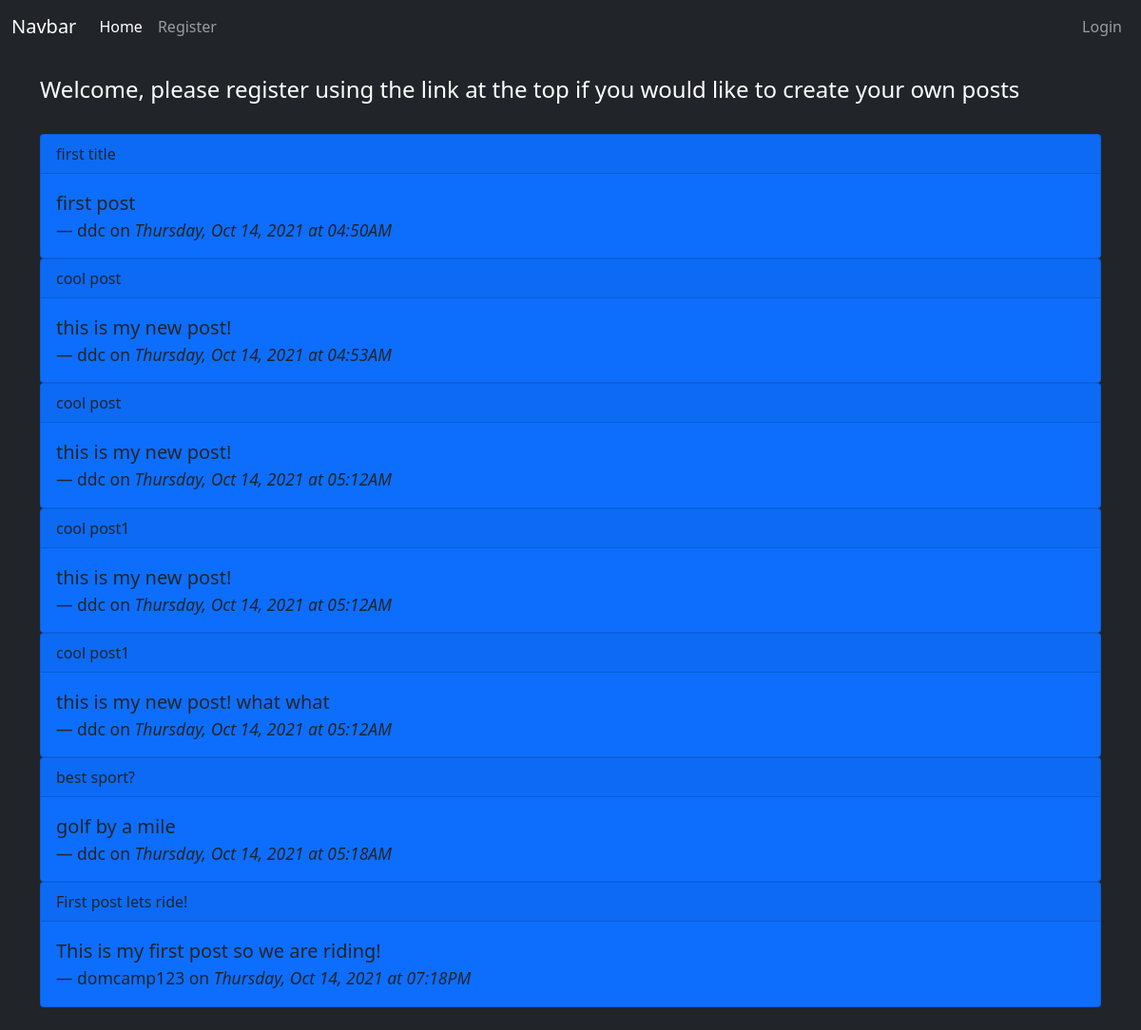
Before: / with the older database file.
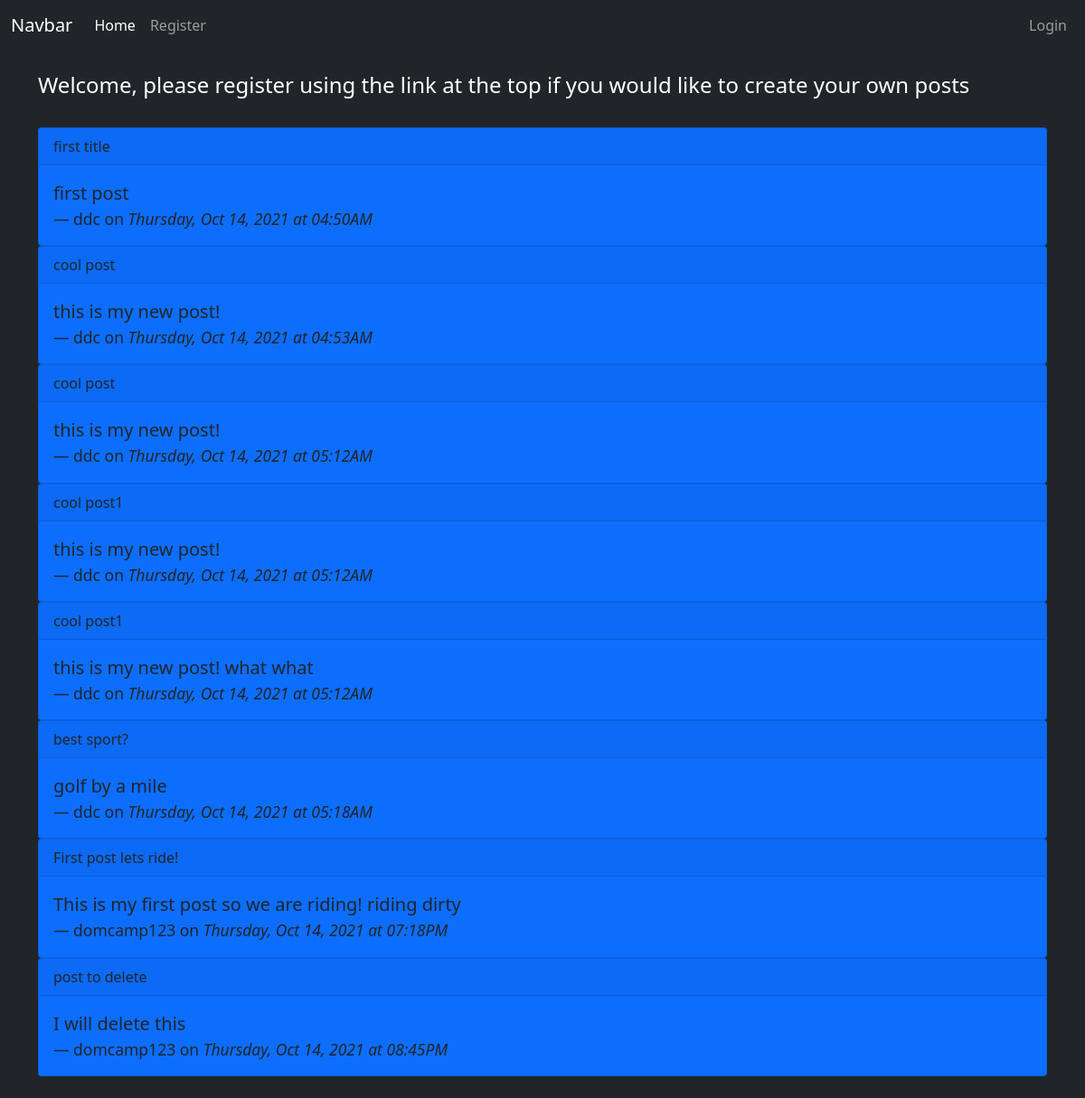
After: the same page with the newer database file.
### app/models.py (models this page shows, shortened)
class Post(db.Model):
    id = db.Column(db.Integer, primary_key=True)
    title = db.Column(db.String(200))
    content = db.Column(db.String(300))
    date_created = db.Column(db.DateTime, nullable=False, default=datetime.utcnow)
    user_id = db.Column(db.Integer, db.ForeignKey('user.id'), nullable=False)

class User(db.Model, UserMixin):
    id = db.Column(db.Integer, primary_key=True)
    username = db.Column(db.String(150), nullable=False, unique=True)
    email = db.Column(db.String(150), nullable=False, unique=True)
    password = db.Column(db.String(256), nullable=False)
    posts = db.relationship('Post', backref='author', lazy=True)

### app/routes.py (the view)
@app.route('/')
def index():
    title = 'Coding Temple Flask'
    posts = Post.query.all()
    return render_template('index.html', title=title, posts=posts)

### app/templates/index.html (shortened to what this page needs)
{% extends 'base.html' %}
{% block content %}
{% if current_user.is_authenticated %}
<h4>Welcome {{ current_user.username }}</h4>
{% else %}
<h4>Welcome, please register using the link at the top if you would like to create your own posts</h4>
{% endif %}
{% for p in posts %}
    <div class="card bg-primary text-dark">
        <div class="card-header">
        {{ p.title }}
        </div>
        <div class="card-body">
        <blockquote class="blockquote mb-0">
            <p>{{ p.content }}</p>
            <footer class="blockquote-footer text-dark">{{ p.author.username }} on <cite title="Source Title">
                {{ p.date_created.strftime('%A, %b %d, %Y at %I:%M%p') }}
            </cite></footer>
        </blockquote>
        </div>
    </div>
{% endfor %}
{% endblock %}

### app/templates/base.html (shortened to what this page needs)
<!DOCTYPE html>
<html lang="en">
    <head>
        <link rel="stylesheet" href="https://cdnjs.cloudflare.com/ajax/libs/twitter-bootstrap/5.1.0/css/bootstrap.min.css">
        <link rel="stylesheet" href="https://cdnjs.cloudflare.com/ajax/libs/font-awesome/5.15.4/css/all.min.css">
    </head>
    <body class='bg-dark text-white'>
        {% include 'nav.html' %}
        <div class="container">
            {% block content %}
            {% endblock %}
        </div>
    </body>
</html>

### app/templates/nav.html (shortened to what this page needs)
<nav class="navbar navbar-expand-lg navbar-dark bg-dark">
    <div class="container-fluid">
      <a class="navbar-brand" href="#">Navbar</a>
      <div class="collapse navbar-collapse" id="navbarSupportedContent">
        <ul class="navbar-nav me-auto mb-2 mb-lg-0">
          <li class="nav-item">
            <a class="nav-link active" aria-current="page" href="/">Home</a>
          </li>
          {% if current_user.is_authenticated %}
          <li class="nav-item">
            <a class="nav-link" href="/products">Products</a>
          </li>
          <li class="nav-item">
            <a class="nav-link" href="/createpost">Create Post</a>
          </li>
          {% else %}
          <li class="nav-item">
            <a class="nav-link" href="/register">Register</a>
          </li>
          {% endif %}
        </ul>
        <ul class="navbar-nav ms-auto">
          {% if current_user.is_authenticated %}
          <li class="nav-item dropdown">
            <a class="nav-link dropdown-toggle" href="#" id="navbarDropdown" role="button" data-bs-toggle="dropdown" aria-expanded="false">
              Dropdown
            </a>
            <ul class="dropdown-menu dropdown-menu-end" aria-labelledby="navbarDropdown">
              <li><a class="dropdown-item" href="{{ url_for('my_account') }}">My Account</a></li>
              <li><a class="dropdown-item" href="{{ url_for('my_posts') }}">My Posts</a></li>
              <li><hr class="dropdown-divider"></li>
              <li><a class="dropdown-item" href="/logout">Logout</a></li>
            </ul>
          </li>
          {% else %}
          <li class="nav-item">
            <a class="nav-link" href="/login">Login</a>
          </li>
          {% endif %}
        </ul>
      </div>
    </div>
  </nav>

Changed rows visible on the page:
changed Post "First post lets ride!": content "This is my first post so we are riding!" → "This is my first post so we are riding! riding dirty"
added Post: title "post to delete", content "I will delete this", author.username "domcamp123", date_created "Thursday, Oct 14, 2021 at 08:45PM"
